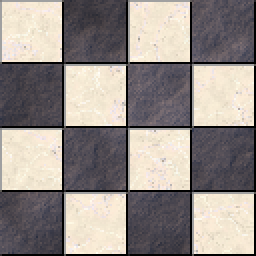
#> input picture fx_tests/textures/Tile_08-128x128.png, 128 x 128 px (shown 2 times larger)
$ python convertimg.py ../Tile_08-128x128.png
#> lines starting #> are read from the running program, lines starting #| are printed output that depends on the picture
from PIL import Image
import sys

def buildmap(img_width,img_height,tile_width,tile_height):
    output = open("MAP{:02d}{:02d}.BIN".format(tile_width,tile_height), "wb")
    word = bytearray(2)
    output.write(word)

    start_col = int((640 - img_width) / (tile_width*2))
    num_cols = int(img_width / tile_width)
    start_row = int((480 - img_height) / (tile_height*2))
    num_rows = int(img_height / tile_height)
    all_cols = 128 if (tile_width == 8) else 64
    all_rows = 64 if (tile_height == 8) else 32

    for i in range(0,start_row):
        for j in range(0,all_cols):
            output.write(word)

    do_hflip = False
    do_vflip = False
    vstep = 1
    vrange_from = start_row
    vrange_to = start_row+num_rows
    if (do_vflip):
        vstep = -1
        vrange_from = start_row+num_rows-1
        vrange_to = start_row-1

    for i in range(vrange_from, vrange_to, vstep):
        for j in range(0,start_col):
            output.write(word)

        htile_increment = num_rows
        hstart_tile_index = 1 + i - start_row
        if (do_hflip):
            htile_increment = -num_rows
            hstart_tile_index = 1 + i - start_row + (num_rows * (num_cols-1))

        tile_index = hstart_tile_index
        for j in range(0,num_cols):
            word[0] = tile_index & 0xFF
            word[1] = ((tile_index & 0x300) >> 8)
            if do_hflip:
                word[1] |= 0x04
            if do_vflip:
                word[1] |= 0x08
            output.write(word)
            tile_index = tile_index+htile_increment

        word = bytearray(2)
        for j in range(start_col+num_cols,all_cols):
            output.write(word)

    for i in range(start_row+num_rows,all_rows):
        for j in range(1,all_cols):
            output.write(word)


if len(sys.argv) < 2:
    print("Usage: python ", sys.argv[0], " [image filename]")
    sys.exit()

srcdata = Image.open(sys.argv[1])
#> srcdata is the input picture: PIL image 128x128 RGB; mean R, G, B 149.7, 142.1, 137.9

if (srcdata.width > 640) or (srcdata.height > 480):
    print("Error: Image must fit within 640x480 screen")
    sys.exit()

if (srcdata.width % 16 > 0) or (srcdata.height % 16 > 0):
    print("Error: Image dimensions must be evenly divisble by 16 pixels")
    sys.exit()

pixels = srcdata.width * srcdata.height
#> pixels = 16384

if pixels > 94208:
    print("Error: Image is too large - can't be more than 94,208 pixels")
    sys.exit()

if pixels > 65536:
    print("Warning: Image is too large for 8x8 tile map - will repeat")
elif pixels > 16384:
    print("Warning: Image is too large for 8x8 1bpp tile map - will repeat")

img8bpp = srcdata.convert(mode='P', dither=Image.Dither.FLOYDSTEINBERG, palette=Image.Palette.ADAPTIVE, colors=256)
img4bpp = srcdata.convert(mode='P', dither=Image.Dither.FLOYDSTEINBERG, palette=Image.Palette.ADAPTIVE, colors=16)
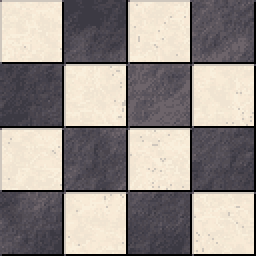
#> img4bpp: PIL image 128x128 P (shown 2 times larger); mean R, G, B 151.3, 143.3, 138.7
img2bpp = srcdata.convert(mode='P', dither=Image.Dither.FLOYDSTEINBERG, palette=Image.Palette.ADAPTIVE, colors=4)
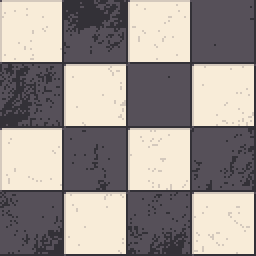
#> img2bpp: PIL image 128x128 P (shown 2 times larger); mean R, G, B 155.5, 147.3, 142.6
img1bpp = srcdata.convert(mode='P', dither=Image.Dither.FLOYDSTEINBERG, palette=Image.Palette.ADAPTIVE, colors=2)

px8bpp = img8bpp.load()
px4bpp = img4bpp.load()
px2bpp = img2bpp.load()
px1bpp = img1bpp.load()

# 16-pixel wide
tiles816 = bytearray(srcdata.width * srcdata.height)
tiles416 = bytearray(int(srcdata.width * srcdata.height / 2))
tiles216 = bytearray(int(srcdata.width * srcdata.height / 4))
tiles116 = bytearray(int(srcdata.width * srcdata.height / 8))
for col in range(0,int(srcdata.width/16)):
    for y in range(0,srcdata.height):
        for x in range(0,16):
            index = x+y*16+col*16*srcdata.height
            imgx = x+col*16
            tiles816[index] = px8bpp[imgx,y]
            index = int(index / 2)
            tiles416[index] = tiles416[index] | (px4bpp[imgx,y] << (4 - 4*(x % 2)))
            index = int(index / 2)
            tiles216[index] = tiles216[index] | (px2bpp[imgx,y] << (6 - 2*(x % 4)))
            index = int(index / 2)
            tiles116[index] = tiles116[index] | (px1bpp[imgx,y] << (7 - (x % 8)))

header = bytearray(2)

output = open("8BPP16W.BIN", "wb")
output.write(header)
output.write(tiles816)

output = open("4BPP16W.BIN", "wb")
output.write(header)
output.write(tiles416)

output = open("2BPP16W.BIN", "wb")
output.write(header)
output.write(tiles216)

output = open("1BPP16W.BIN", "wb")
output.write(header)
output.write(tiles116)

# 8-pixel wide
tiles88 = bytearray(srcdata.width * srcdata.height)
tiles48 = bytearray(srcdata.width * int(srcdata.height / 2))
tiles28 = bytearray(srcdata.width * int(srcdata.height / 4))
tiles18 = bytearray(srcdata.width * int(srcdata.height / 8))
for col in range(0,int(srcdata.width/8)):
    for y in range(0,srcdata.height):
        for x in range(0,8):
            index = x+y*8+col*8*srcdata.height
            imgx = x+col*8
            tiles88[index] = px8bpp[imgx,y]
            index = int(index / 2)
            tiles48[index] = tiles48[index] | (px4bpp[imgx,y] << (4 - 4*(x % 2)))
            index = int(index / 2)
            tiles28[index] = tiles28[index] | (px2bpp[imgx,y] << (6 - 2*(x % 4)))
            index = int(index / 2)
            tiles18[index] = tiles18[index] | (px1bpp[imgx,y] << (7 - x))

header = bytearray(2)

output = open("8BPP8W.BIN", "wb")
output.write(header)
output.write(tiles88)

output = open("4BPP8W.BIN", "wb")
output.write(header)
output.write(tiles48)

output = open("2BPP8W.BIN", "wb")
output.write(header)
output.write(tiles28)

output = open("1BPP8W.BIN", "wb")
output.write(header)
output.write(tiles18)

# palettes
pal8 = bytearray()
pal4 = bytearray()
pal2 = bytearray()
pal1 = bytearray()

i = 0
for val in img8bpp.palette.getdata()[1]:
    if (i < 768):
        if (i % 3) == 0:
            red = (val & 0xF0) >> 4
        if (i % 3) == 1:
            green = val & 0xF0
        if (i % 3) == 2:
            pal8.append(green | (val & 0xF0) >> 4)
            pal8.append(red)
        i = i+1
#> this loop made 768 passes
#> (val, green) on passes 2, 5, 8, 11, 14, 17, 20, 23, 26, 29, 32, 35: (249, 240), (247, 240), (246, 240), (244, 240), (244, 240), (241, 240), (240, 240), (240, 240), (240, 240), (238, 224), (238, 224), (237, 224)
#> val on passes 1, 3, 4, 6, 7, 9: 253, 233, 252, 232, 251, 230
#> after the loop, green = 0; i = 768; red = 0
output = open("8PAL.BIN", "wb")
output.write(header)
output.write(pal8)

i = 0
for val in img4bpp.palette.getdata()[1]:
    if (i < 48):
        if (i % 3) == 0:
            red = (val & 0xF0) >> 4
        if (i % 3) == 1:
            green = val & 0xF0
        if (i % 3) == 2:
            pal4.append(green | (val & 0xF0) >> 4)
            pal4.append(red)
        i = i+1
#> this loop made 48 passes
#> (val, red) on passes 1, 4, 7, 10, 13, 16, 19, 22, 25, 28, 31, 34: (249, 15), (248, 15), (248, 15), (244, 15), (244, 15), (240, 15), (207, 12), (109, 6), (95, 5), (87, 5), (82, 5), (77, 4)
#> (val, green) on passes 2, 5, 8, 11, 14, 17: (239, 224), (235, 224), (233, 224), (233, 224), (230, 224), (228, 224)
#> after the loop, green = 0; i = 48; red = 0
output = open("4PAL.BIN", "wb")
output.write(header)
output.write(pal4)

i = 0
for val in img2bpp.palette.getdata()[1]:
    if (i < 12):
        if (i % 3) == 0:
            red = (val & 0xF0) >> 4
        if (i % 3) == 1:
            green = val & 0xF0
        if (i % 3) == 2:
            pal2.append(green | (val & 0xF0) >> 4)
            pal2.append(red)
        i = i+1
#> this loop made 12 passes
#> (val, red) on passes 1, 4, 7, 10: (248, 15), (212, 13), (86, 5), (51, 3)
#> (val, green) on passes 2, 5, 8, 11: (236, 224), (201, 192), (80, 80), (49, 48)
#> after the loop, green = 48; i = 12; red = 3
output = open("2PAL.BIN", "wb")
output.write(header)
output.write(pal2)

i = 0
for val in img1bpp.palette.getdata()[1]:
    if (i < 6):
        if (i % 3) == 0:
            red = (val & 0xF0) >> 4
        if (i % 3) == 1:
            green = val & 0xF0
        if (i % 3) == 2:
            pal1.append(green | (val & 0xF0) >> 4)
            pal1.append(red)
        i = i+1
#> this loop made 6 passes
#> (val, red) on passes 1, 4: (230, 14), (69, 4)
#> (val, green) on passes 2, 5: (219, 208), (65, 64)
#> after the loop, green = 64; i = 6; red = 4
output = open("1PAL.BIN", "wb")
output.write(header)
output.write(pal1)

# maps
buildmap(srcdata.width, srcdata.height,8,8)
buildmap(srcdata.width, srcdata.height,8,16)
buildmap(srcdata.width, srcdata.height,16,8)
buildmap(srcdata.width, srcdata.height,16,16)
